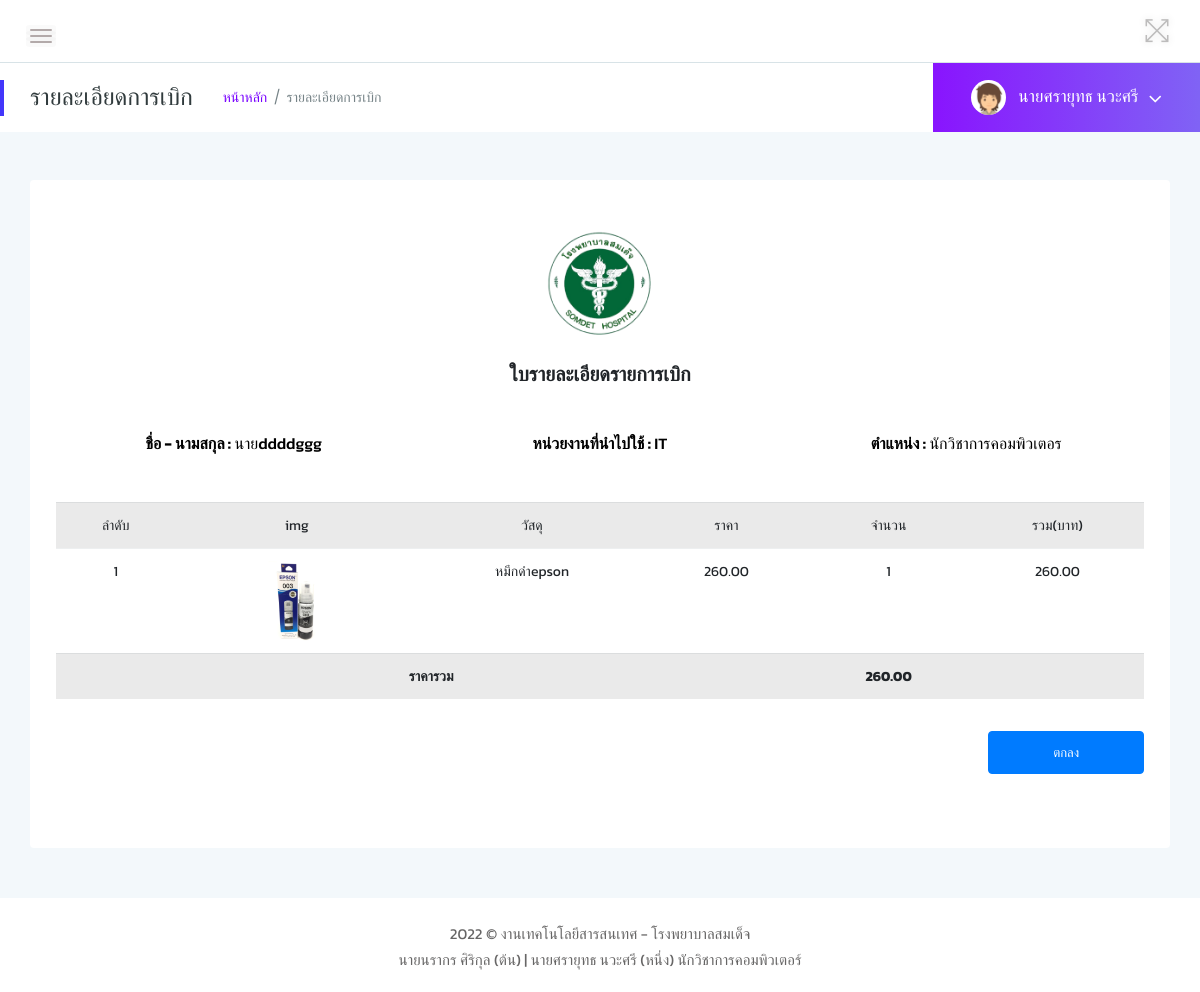
/order-view.php?o_id=119 (signed in), run on the app's committed database.
### tables this page shows
CREATE TABLE `order_detail` (
  `d_id` int(10) NOT NULL COMMENT 'รหัสของdetail',
  `o_id` int(11) NOT NULL COMMENT 'idของorderการเบิก',
  `m_id` int(11) NOT NULL COMMENT 'idของวัสดุที่เบิก',
  `d_qty` int(11) NOT NULL COMMENT 'idของจำนวนวัสดุที่เบิก',
  `d_subtotal` float NOT NULL COMMENT 'idของราคารวมการเบิกแต่ละรายการ'
);

CREATE TABLE `order_head` (
  `o_id` int(10) NOT NULL COMMENT 'รหัสของรายการเบิกต่อครั้ง',
  `o_dttm` datetime NOT NULL COMMENT 'วันเวลา',
  `o_name` varchar(100) NOT NULL COMMENT 'ชื่อคนที่เบิก',
  `o_office` varchar(500) NOT NULL COMMENT 'หน่วยงานที่เบิก',
  `o_pname` varchar(100) NOT NULL COMMENT 'คำนำหน้า',
  `o_position` varchar(20) NOT NULL COMMENT 'ตำแหน่งของคนที่เบิก',
  `o_commitname` varchar(255) NOT NULL COMMENT 'ชื่อของคนที่อนุมัติ',
  `o_total` float NOT NULL COMMENT 'ราคารวมของการเบิก'
);

CREATE TABLE `material` (
  `m_id` int(11) NOT NULL,
  `m_name` varchar(255) DEFAULT NULL,
  `m_price` float DEFAULT NULL,
  `m_number` int(3) NOT NULL,
  `m_date` date DEFAULT NULL,
  `m_time` time DEFAULT NULL,
  `m_detail` text DEFAULT NULL,
  `m_image` varchar(255) DEFAULT NULL,
  `m_s_id` int(11) DEFAULT NULL
);

### order-view.php (the view, shortened to what this page needs)
<?php
include "db/connect-db.php";
$o_id = $_GET['o_id'];
$querycartdetail = "SELECT d.* , m.m_image, m.m_name, m.m_price, h.*
FROM order_detail as d
INNER JOIN order_head as h ON d.o_id = h.o_id
INNER JOIN material as m ON d.m_id = m.m_id
WHERE d.o_id=$o_id";
$rscartdetail = mysqli_query($conn, $querycartdetail);
$rowdetail = mysqli_fetch_array($rscartdetail);
?>
<?php
if (!$_SESSION["user_id"]) {
    Header("Location: index.php");
} else { ?>
    <?php include 'components/head.php' ?>
    <div class="page-container">
        <div class="main-content">
            <?php include 'components/header.php' ?>
            <div class="page-title-area">
                <div class="row align-items-center">
                    <div class="col-sm-6">
                        <div class="breadcrumbs-area clearfix">
                            <h4 class="page-title pull-left">รายละเอียดการเบิก</h4>
                            <ul class="breadcrumbs pull-left">
                                <li><a href="home.php">หน้าหลัก</a></li>
                                <li><span>รายละเอียดการเบิก</span></li>
                            </ul>
                        </div>
                    </div>
                    <?php include 'components/username.php' ?>
                </div>
            </div>
            <div class="main-content-inner">
                <div class="col-12 mt-5">
                    <div class="card">
                        <div id="divprint">
                            <div class="card-body">
                                <div class="row mb-3 mt-4">
                                    <div class="col-lg-12 text-center">
                                        <img src="assets/img_login/logo-sd.png" alt="" width="10%">
                                    </div>
                                </div>
                                <div class="row mb-5 text-center mt-4">
                                    <div class="col-lg-12">
                                        <h5><strong>ใบรายละเอียดรายการเบิก</strong></h5>
                                    </div>
                                </div>
                                <div class="form-row text-center mb-4">
                                    <div class="col-md-4 mb-3">
                                        <label>
                                            <h6 style="color: #000;"><strong>ชื่อ - นามสกุล :</strong>&nbsp;<?php echo $rowdetail['o_pname']; ?><?php echo $rowdetail['o_name']; ?></h6>
                                        </label>
                                    </div>
                                    <div class="col-md-4 mb-3">
                                        <label>
                                            <h6 style="color: #000;"><strong>หน่วยงานที่นำไปใช้ :</strong>&nbsp;<?php echo $rowdetail['o_office']; ?></h6>
                                        </label>
                                    </div>
                                    <div class="col-md-4 mb-3">
                                        <label>
                                            <h6 style="color: #000;"><strong>ตำแหน่ง :</strong>&nbsp;<?php echo $rowdetail['o_position']; ?></h6>
                                        </label>
                                    </div>
                                </div>
                                <div class="table-responsive">
                                    <table class="table table table-stripped text-center" style="width:100%">
                                        <tr>
                                            <td bgcolor="#EAEAEA">ลำดับ</td>
                                            <td bgcolor="#EAEAEA">img</td>
                                            <td bgcolor="#EAEAEA">วัสดุ</td>
                                            <td bgcolor="#EAEAEA">ราคา</td>
                                            <td bgcolor="#EAEAEA">จำนวน</td>
                                            <td bgcolor="#EAEAEA">รวม(บาท)</td>
                                        </tr>
                                        <?php
                                        $total = 0;
                                        foreach ($rscartdetail as $row) {
                                            $total += $row["d_subtotal"];
                                            echo "<tr>";
                                            echo "<td>" .  @$i += 1 . "</td>";
                                            if($row["m_image"] != ""){
                                                echo "<td><img src='uploads/" . $row["m_image"] . " ' width='80'></td>";
                                            }else{
                                                echo "<td><img src='uploads/NoImage.png' ' width='80'></td>";
                                            }
                                            echo "<td>" . $row["m_name"] . "</td>";
                                            echo "<td>" . number_format($row["m_price"], 2) . "</td>";
                                            echo "<td>" . number_format($row["d_qty"]) . "</td>";
                                            echo "<td>" . number_format($row["d_subtotal"], 2) . "</td>";
                                        }
                                        echo "<tr>";
                                        echo "<td colspan='4' bgcolor='#EAEAEA'><b>ราคารวม</b></td>";
                                        echo "<td bgcolor='#EAEAEA'>" . "<b>" . number_format($total, 2) . "</b>" . "</td>";
                                        echo "<td bgcolor='#EAEAEA'></td>";
                                        echo "</tr>";
                                        ?>
                                    </table>
                                </div>
                                <div class="row justify-content-end mb-5 mt-3">
                                    <div class="col-md-2">
                                        <a type="button" class="btn btn-primary btn-block" href="home.php">ตกลง</a>
                                    </div>
                                </div>
                            </div>
                        </div>
                    </div>
                </div>
            </div>
        </div>
        <?php include 'components/footer.php' ?>
    <?php } ?>

### assets/css/typography.css (style rules this page uses)
body { font-size: 14px; font-family: 'Kanit', sans-serif; }
h1, h2, h3, h4, h5, h6 { margin: 0; font-family: 'Kanit', sans-serif; }
a, a:visited { text-decoration: none; transition: all 0.3s ease-in-out; -webkit-transition: all 0.3s ease-in-out; -moz-transition: all 0.3s ease-in-out; -o-transition: all 0.3s ease-in-out; outline: 0; font-family: 'Poppins', sans-serif; }
ul, ol { margin-bottom: 0px; margin-top: 0px; padding: 0; }
ul { margin: 0; list-style-type: none; }

### assets/css/default-css.css (style rules this page uses)
* { margin: 0; padding: 0; box-sizing: border-box; }
*, *:before, *:after { -moz-box-sizing: border-box; -webkit-box-sizing: border-box; box-sizing: border-box; }
html { -webkit-font-smoothing: antialiased; }
body { background: #fff; font-weight: normal; -webkit-font-smoothing: antialiased; -webkit-text-size-adjust: 100%; }
img { max-width: 100%; height: auto; }
:root { --primary-color: #4336FB; }

### assets/css/styles.css (style rules this page uses)
.page-container { width: 100%; height: 100%; min-height: 100vh; padding-left: 280px; -webkit-transition: padding-left 0.3s ease 0s; transition: padding-left 0.3s ease 0s; }
.sbar_collapsed.page-container { padding-left: 0; }
.card { border: none; border-radius: 4px; background-color: #fff; -webkit-transition: all 0.3s ease 0s; transition: all 0.3s ease 0s; }
.card-body { padding: 25.6px; padding: 1.6rem; }
.main-content { width: 100%; background: #F3F8FB; }
.main-content-inner { padding: 0 30px 50px; }
.page-title-area { padding: 0 30px; background: #fff; position: relative; }
.page-title-area:before { content: ''; position: absolute; left: 0; top: 50%; width: 4px; height: 36px; background: var(--primary-color); -webkit-transform: translateY(-50%); transform: translateY(-50%); }
.page-title { font-size: 24px; font-weight: 300; color: #313b3d; letter-spacing: 0; margin-right: 30px; }
ul.breadcrumbs { margin-top: 4px; }
.breadcrumbs li { display: inline-block; }
.breadcrumbs li a, .breadcrumbs li span { display: block; font-size: 14px; font-weight: 400; color: #7801ff; letter-spacing: 0; margin-right: 16px; position: relative; }
.breadcrumbs li a:before { content: '/'; color: #768387; position: absolute; right: -13px; top: 0; }
.breadcrumbs li span { margin-right: 0; color: #768387; text-transform: capitalize; }
.btn { padding: 11px 17px; font-size: 13px; letter-spacing: 0; }
label { font-weight: 500; color: #666; display: inline-block; margin-bottom: 8px; margin-bottom: .5rem; }
table tr th, table tr td { border-top: 1px solid rgba(120, 130, 140, 0.13) !important; }

### assets/css/responsive.css (style rules this page uses)
@media (min-width: 1200px) and (max-width: 1364px) { .main-content-inner { padding: 0 15px 50px; } }
@media (min-width: 1200px) and (max-width: 1364px) { .page-container, .sbar_collapsed.page-container { padding-left: 0; } }

### data on the page
order_detail: o.o_pname "นาย", o.o_name "ddddggg", o.o_office "IT", o.o_position "นักวิชาการคอมพิวเตอร", m.m_image (picture), m.m_name "หมึกดำepson", m.m_price "260.00", d_qty "1", d_subtotal "260.00"

### other printed values
$_SESSION['pname'] "นาย"
$_SESSION['fullname'] "ศรายุทธ นวะศรี"
$total "260.00"
